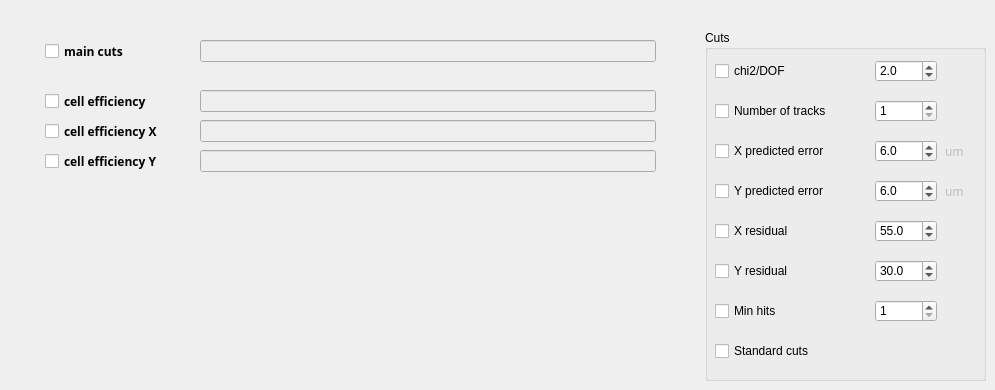
   <widget class="QWidget" name="efficiencyT">
    <attribute name="title">
     <string>Efficiency</string>
    </attribute>
    <widget class="QGroupBox" name="efficiencyCutsGB">
     <property name="geometry">
      <rect>
       <x>705</x>
       <y>30</y>
       <width>281</width>
       <height>351</height>
      </rect>
     </property>
     <property name="title">
      <string>Cuts</string>
     </property>
     <widget class="QCheckBox" name="chi2EfficiencyCutCB">
      <property name="geometry">
       <rect>
        <x>10</x>
        <y>30</y>
        <width>93</width>
        <height>22</height>
       </rect>
      </property>
      <property name="text">
       <string>chi2/DOF</string>
      </property>
     </widget>
     <widget class="QDoubleSpinBox" name="chi2EfficiencyCutSB">
      <property name="geometry">
       <rect>
        <x>170</x>
        <y>30</y>
        <width>62</width>
        <height>22</height>
       </rect>
      </property>
      <property name="decimals">
       <number>1</number>
      </property>
      <property name="minimum">
       <double>1.000000000000000</double>
      </property>
      <property name="maximum">
       <double>20.000000000000000</double>
      </property>
      <property name="singleStep">
       <double>0.500000000000000</double>
      </property>
      <property name="value">
       <double>2.000000000000000</double>
      </property>
     </widget>
     <widget class="QCheckBox" name="nTrackEfficiencyCutCB">
      <property name="geometry">
       <rect>
        <x>10</x>
        <y>70</y>
        <width>131</width>
        <height>22</height>
       </rect>
      </property>
      <property name="text">
       <string>Number of tracks</string>
      </property>
     </widget>
     <widget class="QSpinBox" name="nTrackEfficiencyCutSB">
      <property name="geometry">
       <rect>
        <x>170</x>
        <y>70</y>
        <width>62</width>
        <height>22</height>
       </rect>
      </property>
      <property name="layoutDirection">
       <enum>Qt::LeftToRight</enum>
      </property>
      <property name="minimum">
       <number>1</number>
      </property>
      <property name="maximum">
       <number>10</number>
      </property>
      <property name="value">
       <number>1</number>
      </property>
     </widget>
     <widget class="QCheckBox" name="yErrEfficiencyCutCB">
      <property name="geometry">
       <rect>
        <x>10</x>
        <y>150</y>
        <width>141</width>
        <height>22</height>
       </rect>
      </property>
      <property name="text">
       <string>Y predicted error</string>
      </property>
     </widget>
     <widget class="QDoubleSpinBox" name="yErrEfficiencyCutSB">
      <property name="geometry">
       <rect>
        <x>170</x>
        <y>150</y>
        <width>62</width>
        <height>22</height>
       </rect>
      </property>
      <property name="decimals">
       <number>1</number>
      </property>
      <property name="minimum">
       <double>0.000000000000000</double>
      </property>
      <property name="maximum">
       <double>50.000000000000000</double>
      </property>
      <property name="singleStep">
       <double>0.500000000000000</double>
      </property>
      <property name="value">
       <double>6.000000000000000</double>
      </property>
     </widget>
     <widget class="QLabel" name="xErrEffLB">
      <property name="enabled">
       <bool>false</bool>
      </property>
      <property name="geometry">
       <rect>
        <x>240</x>
        <y>150</y>
        <width>31</width>
        <height>22</height>
       </rect>
      </property>
      <property name="font">
       <font>
        <family>Sans Serif</family>
        <weight>50</weight>
        <bold>false</bold>
       </font>
      </property>
      <property name="text">
       <string>um</string>
      </property>
     </widget>
     <widget class="QCheckBox" name="xErrEfficiencyCutCB">
      <property name="geometry">
       <rect>
        <x>10</x>
        <y>110</y>
        <width>141</width>
        <height>22</height>
       </rect>
      </property>
      <property name="text">
       <string>X predicted error</string>
      </property>
     </widget>
     <widget class="QDoubleSpinBox" name="xErrEfficiencyCutSB">
      <property name="geometry">
       <rect>
        <x>170</x>
        <y>110</y>
        <width>62</width>
        <height>22</height>
       </rect>
      </property>
      <property name="decimals">
       <number>1</number>
      </property>
      <property name="minimum">
       <double>0.000000000000000</double>
      </property>
      <property name="maximum">
       <double>50.000000000000000</double>
      </property>
      <property name="singleStep">
       <double>0.500000000000000</double>
      </property>
      <property name="value">
       <double>6.000000000000000</double>
      </property>
     </widget>
     <widget class="QLabel" name="xErrEffCutLB">
      <property name="enabled">
       <bool>false</bool>
      </property>
      <property name="geometry">
       <rect>
        <x>240</x>
        <y>110</y>
        <width>31</width>
        <height>22</height>
       </rect>
      </property>
      <property name="font">
       <font>
        <family>Sans Serif</family>
        <weight>50</weight>
        <bold>false</bold>
       </font>
      </property>
      <property name="text">
       <string>um</string>
      </property>
     </widget>
     <widget class="QCheckBox" name="xEfficiencyCutCB">
      <property name="geometry">
       <rect>
        <x>10</x>
        <y>190</y>
        <width>130</width>
        <height>22</height>
       </rect>
      </property>
      <property name="text">
       <string>X residual</string>
      </property>
     </widget>
     <widget class="QDoubleSpinBox" name="yEfficiencyCutSB">
      <property name="geometry">
       <rect>
        <x>170</x>
        <y>230</y>
        <width>62</width>
        <height>22</height>
       </rect>
      </property>
      <property name="decimals">
       <number>1</number>
      </property>
      <property name="minimum">
       <double>-50.000000000000000</double>
      </property>
      <property name="maximum">
       <double>50.000000000000000</double>
      </property>
      <property name="singleStep">
       <double>0.500000000000000</double>
      </property>
      <property name="value">
       <double>30.000000000000000</double>
      </property>
     </widget>
     <widget class="QDoubleSpinBox" name="xEfficiencyCutSB">
      <property name="geometry">
       <rect>
        <x>170</x>
        <y>190</y>
        <width>62</width>
        <height>22</height>
       </rect>
      </property>
      <property name="decimals">
       <number>1</number>
      </property>
      <property name="minimum">
       <double>-75.000000000000000</double>
      </property>
      <property name="maximum">
       <double>75.000000000000000</double>
      </property>
      <property name="singleStep">
       <double>0.500000000000000</double>
      </property>
      <property name="value">
       <double>55.000000000000000</double>
      </property>
     </widget>
     <widget class="QCheckBox" name="yEfficiencyCutCB">
      <property name="geometry">
       <rect>
        <x>10</x>
        <y>230</y>
        <width>131</width>
        <height>22</height>
       </rect>
      </property>
      <property name="text">
       <string>Y residual</string>
      </property>
     </widget>
     <widget class="QCheckBox" name="hitsEfficiencyCutCB">
      <property name="geometry">
       <rect>
        <x>10</x>
        <y>270</y>
        <width>131</width>
        <height>22</height>
       </rect>
      </property>
      <property name="text">
       <string>Min hits</string>
      </property>
     </widget>
     <widget class="QSpinBox" name="hitsEfficiencyCutSB">
      <property name="geometry">
       <rect>
        <x>170</x>
        <y>270</y>
        <width>62</width>
        <height>22</height>
       </rect>
      </property>
      <property name="layoutDirection">
       <enum>Qt::LeftToRight</enum>
      </property>
      <property name="minimum">
       <number>1</number>
      </property>
      <property name="maximum">
       <number>8</number>
      </property>
      <property name="value">
       <number>1</number>
      </property>
     </widget>
     <widget class="customCheckBox" name="efficiencyStandardCutsCB">
      <property name="geometry">
       <rect>
        <x>10</x>
        <y>310</y>
        <width>131</width>
        <height>22</height>
       </rect>
      </property>
      <property name="text">
       <string>Standard cuts</string>
      </property>
     </widget>
    </widget>
    <widget class="customLineEdit" name="efficiencyMainCutsLE">
     <property name="enabled">
      <bool>false</bool>
     </property>
     <property name="geometry">
      <rect>
       <x>200</x>
       <y>40</y>
       <width>456</width>
       <height>22</height>
      </rect>
     </property>
     <property name="palette">
      <palette>
       <active>
        <colorrole role="Text">
         <brush brushstyle="SolidPattern">
          <color alpha="255">
           <red>0</red>
           <green>0</green>
           <blue>255</blue>
          </color>
         </brush>
        </colorrole>
       </active>
       <inactive>
        <colorrole role="Text">
         <brush brushstyle="SolidPattern">
          <color alpha="255">
           <red>0</red>
           <green>0</green>
           <blue>255</blue>
          </color>
         </brush>
        </colorrole>
       </inactive>
       <disabled>
        <colorrole role="Text">
         <brush brushstyle="SolidPattern">
          <color alpha="255">
           <red>118</red>
           <green>118</green>
           <blue>117</blue>
          </color>
         </brush>
        </colorrole>
       </disabled>
      </palette>
     </property>
     <property name="font">
      <font>
       <family>Sans Serif</family>
       <weight>75</weight>
       <bold>true</bold>
      </font>
     </property>
    </widget>
    <widget class="QCheckBox" name="efficiencyMainCutsCB">
     <property name="geometry">
      <rect>
       <x>45</x>
       <y>40</y>
       <width>106</width>
       <height>22</height>
      </rect>
     </property>
     <property name="font">
      <font>
       <family>Sans Serif</family>
       <weight>75</weight>
       <bold>true</bold>
      </font>
     </property>
     <property name="text">
      <string>main cuts</string>
     </property>
    </widget>
    <widget class="customLineEdit" name="efficiencyCuts2LE">
     <property name="enabled">
      <bool>false</bool>
     </property>
     <property name="geometry">
      <rect>
       <x>200</x>
       <y>90</y>
       <width>456</width>
       <height>22</height>
      </rect>
     </property>
     <property name="palette">
      <palette>
       <active>
        <colorrole role="Text">
         <brush brushstyle="SolidPattern">
          <color alpha="255">
           <red>0</red>
           <green>0</green>
           <blue>255</blue>
          </color>
         </brush>
        </colorrole>
       </active>
       <inactive>
        <colorrole role="Text">
         <brush brushstyle="SolidPattern">
          <color alpha="255">
           <red>0</red>
           <green>0</green>
           <blue>255</blue>
          </color>
         </brush>
        </colorrole>
       </inactive>
       <disabled>
        <colorrole role="Text">
         <brush brushstyle="SolidPattern">
          <color alpha="255">
           <red>118</red>
           <green>118</green>
           <blue>117</blue>
          </color>
         </brush>
        </colorrole>
       </disabled>
      </palette>
     </property>
     <property name="font">
      <font>
       <family>Sans Serif</family>
       <weight>75</weight>
       <bold>true</bold>
      </font>
     </property>
    </widget>
    <widget class="QCheckBox" name="efficiencyCuts2CB">
     <property name="geometry">
      <rect>
       <x>45</x>
       <y>90</y>
       <width>131</width>
       <height>22</height>
      </rect>
     </property>
     <property name="font">
      <font>
       <family>Sans Serif</family>
       <weight>75</weight>
       <bold>true</bold>
      </font>
     </property>
     <property name="text">
      <string>cell efficiency</string>
     </property>
    </widget>
    <widget class="QCheckBox" name="efficiencyCuts3CB">
     <property name="geometry">
      <rect>
       <x>45</x>
       <y>120</y>
       <width>141</width>
       <height>22</height>
      </rect>
     </property>
     <property name="font">
      <font>
       <family>Sans Serif</family>
       <weight>75</weight>
       <bold>true</bold>
      </font>
     </property>
     <property name="text">
      <string>cell efficiency X</string>
     </property>
    </widget>
    <widget class="customLineEdit" name="efficiencyCuts3LE">
     <property name="enabled">
      <bool>false</bool>
     </property>
     <property name="geometry">
      <rect>
       <x>200</x>
       <y>120</y>
       <width>456</width>
       <height>22</height>
      </rect>
     </property>
     <property name="palette">
      <palette>
       <active>
        <colorrole role="Text">
         <brush brushstyle="SolidPattern">
          <color alpha="255">
           <red>0</red>
           <green>0</green>
           <blue>255</blue>
          </color>
         </brush>
        </colorrole>
       </active>
       <inactive>
        <colorrole role="Text">
         <brush brushstyle="SolidPattern">
          <color alpha="255">
           <red>0</red>
           <green>0</green>
           <blue>255</blue>
          </color>
         </brush>
        </colorrole>
       </inactive>
       <disabled>
        <colorrole role="Text">
         <brush brushstyle="SolidPattern">
          <color alpha="255">
           <red>118</red>
           <green>118</green>
           <blue>117</blue>
          </color>
         </brush>
        </colorrole>
       </disabled>
      </palette>
     </property>
     <property name="font">
      <font>
       <family>Sans Serif</family>
       <weight>75</weight>
       <bold>true</bold>
      </font>
     </property>
    </widget>
    <widget class="QCheckBox" name="efficiencyCuts4CB">
     <property name="geometry">
      <rect>
       <x>45</x>
       <y>150</y>
       <width>141</width>
       <height>22</height>
      </rect>
     </property>
     <property name="font">
      <font>
       <family>Sans Serif</family>
       <weight>75</weight>
       <bold>true</bold>
      </font>
     </property>
     <property name="text">
      <string>cell efficiency Y</string>
     </property>
    </widget>
    <widget class="customLineEdit" name="efficiencyCuts4LE">
     <property name="enabled">
      <bool>false</bool>
     </property>
     <property name="geometry">
      <rect>
       <x>200</x>
       <y>150</y>
       <width>456</width>
       <height>22</height>
      </rect>
     </property>
     <property name="palette">
      <palette>
       <active>
        <colorrole role="Text">
         <brush brushstyle="SolidPattern">
          <color alpha="255">
           <red>0</red>
           <green>0</green>
           <blue>255</blue>
          </color>
         </brush>
        </colorrole>
       </active>
       <inactive>
        <colorrole role="Text">
         <brush brushstyle="SolidPattern">
          <color alpha="255">
           <red>0</red>
           <green>0</green>
           <blue>255</blue>
          </color>
         </brush>
        </colorrole>
       </inactive>
       <disabled>
        <colorrole role="Text">
         <brush brushstyle="SolidPattern">
          <color alpha="255">
           <red>118</red>
           <green>118</green>
           <blue>117</blue>
          </color>
         </brush>
        </colorrole>
       </disabled>
      </palette>
     </property>
     <property name="font">
      <font>
       <family>Sans Serif</family>
       <weight>75</weight>
       <bold>true</bold>
      </font>
     </property>
    </widget>
   </widget>
